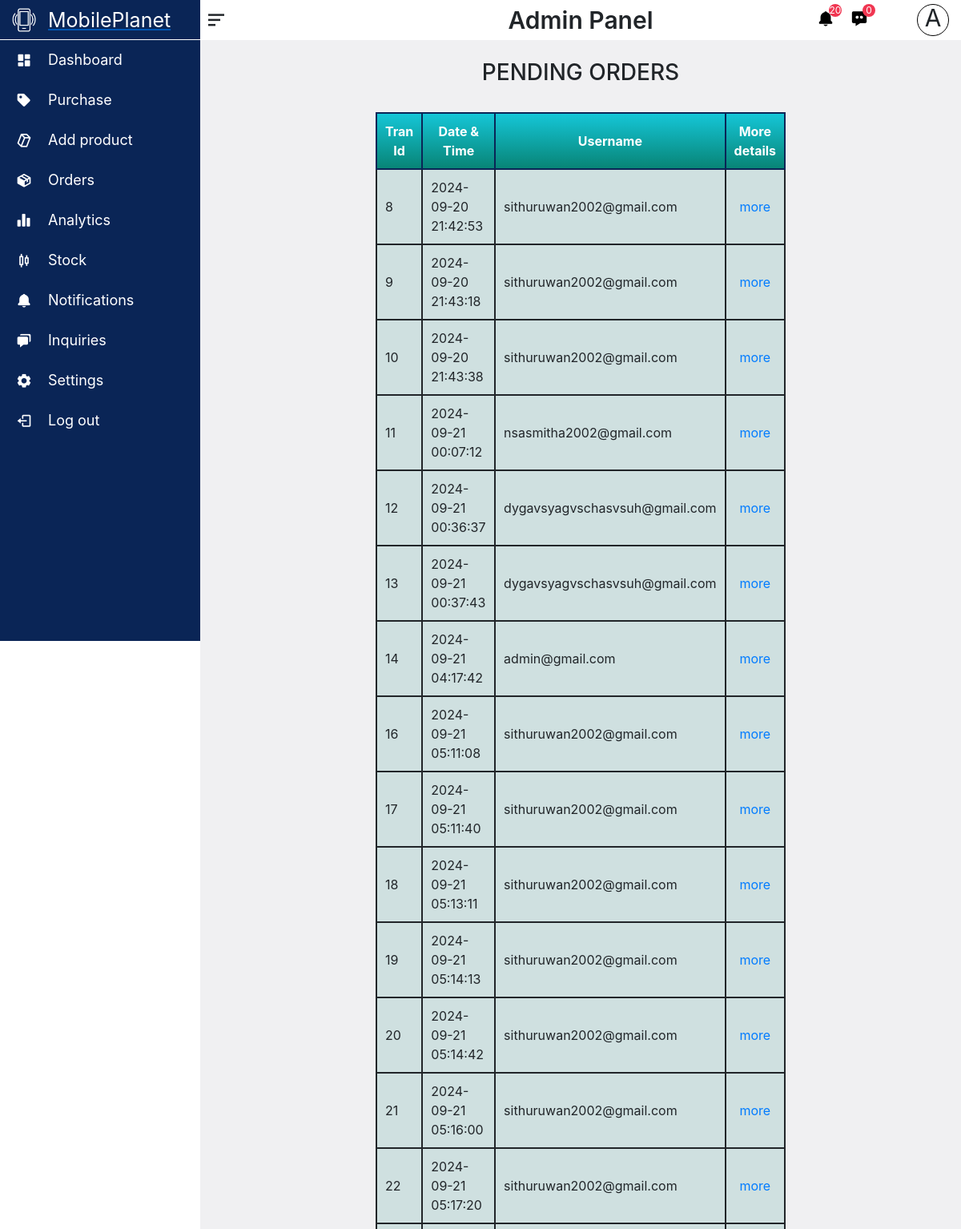
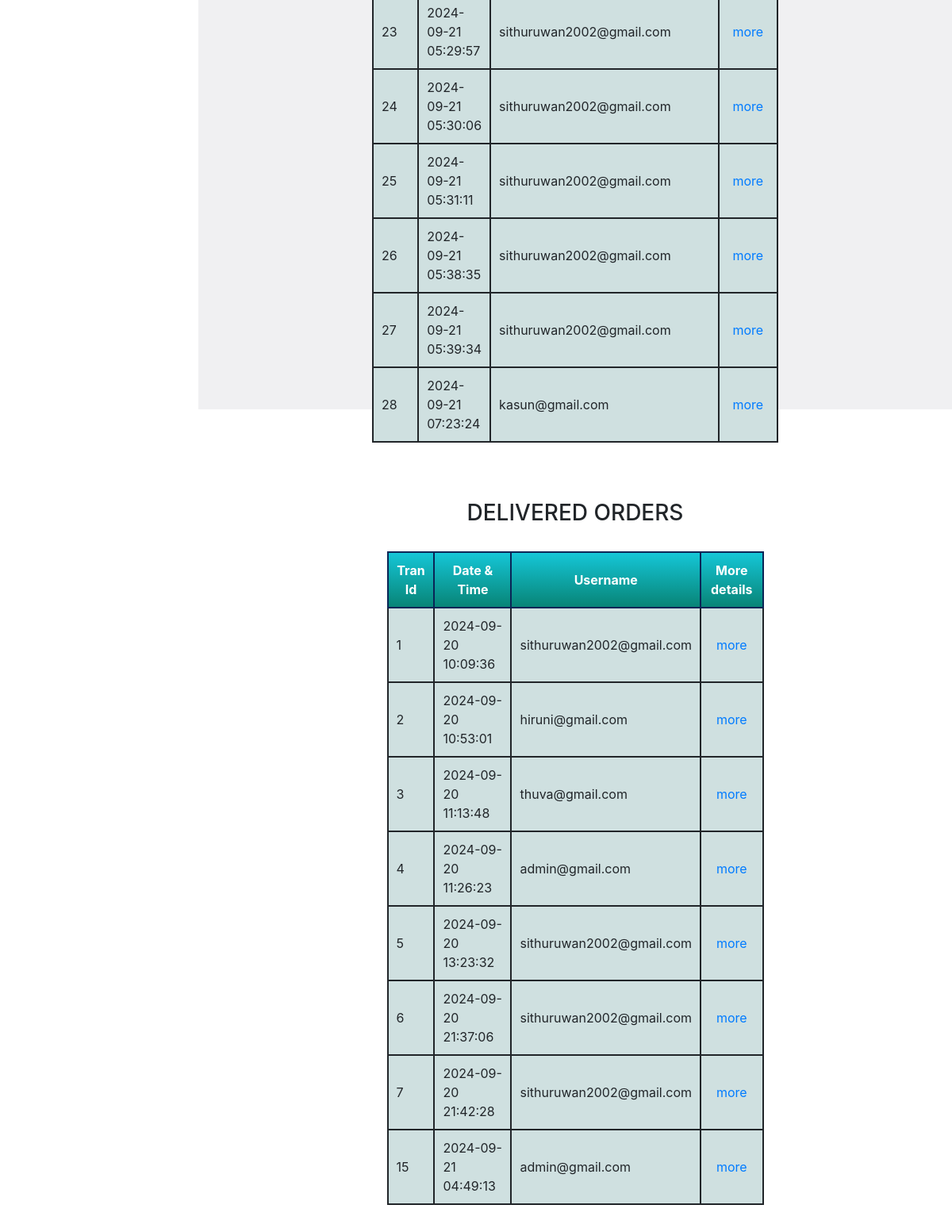
Page /admin/pages/orders.php on the committed database (2 pictures, top to bottom).
### tables this page shows
CREATE TABLE `transaction` (
  `tranId` int(11) NOT NULL,
  `dateTime` datetime NOT NULL DEFAULT current_timestamp(),
  `status` tinyint(1) NOT NULL,
  `userId` int(11) NOT NULL
);

CREATE TABLE `user` (
  `userId` int(7) NOT NULL,
  `userName` varchar(100) NOT NULL,
  `password` varchar(60) NOT NULL,
  `telephone` int(12) DEFAULT NULL,
  `address` varchar(150) DEFAULT NULL,
  `adminOrCustomer` tinyint(1) DEFAULT NULL,
  `deletedUser` tinyint(1) DEFAULT NULL,
  `gender` varchar(1),
  `firstName` varchar(100) NOT NULL,
  `lastName` varchar(100) DEFAULT NULL
);

### admin/pages/orders.php (the view, shortened to what this page needs)
<!DOCTYPE html>
<html lang="en">
<head>
    <link rel="stylesheet" href="../css/headerAndSidebar.css">
    <link rel="stylesheet" href="../css/bootstrap-4.4.1.css">
    <link rel="stylesheet" href="../css/order.css">
    <link href='https://unpkg.com/boxicons@2.1.4/css/boxicons.min.css' rel='stylesheet'>
</head>
<body>
    <?php include_once 'header.php'; ?>
    <div class="page-content">
        <br>
        <h3>PENDING ORDERS</h3><br>
        <center>
            <table>
                <tr>
                    <th>Tran Id</th>
                    <th>Date & Time</th>
                    <th>Username</th>
                    <th>More details</th>
                </tr>
                <?php
                    include_once '../../includes/dbConn.inc.php';
                    $sql = "select * from transaction where status = 0";
                    $result = $conn->query($sql);
                    if($result->num_rows >0){
                        while($row = $result->fetch_assoc()){
                                $sql2 = "select userName from user where userId = ".$row['userId'];
                                $result2 = $conn->query($sql2);
                                $row2 = $result2->fetch_assoc();
                                echo '
                                        <tr>
                                                <td>'.$row['tranId'].'</td>
                                                <td>'.$row['dateTime'].'</td>
                                                <td>'.$row2['userName'].'</td>
                                                <td class="moredetails"><a href="order-details.php?tran-id='.$row['tranId'].'">more</a></td>
                                        </tr>
                                    ';
                        }
                    }
                ?>
            </table></center><br><br><br>
        <h3>DELIVERED ORDERS</h3><br>
        <center>
        <table>
                <tr>
                    <th>Tran Id</th>
                    <th>Date & Time</th>
                    <th>Username</th>
                    <th>More details</th>
                </tr>
                <?php
                    include_once '../../includes/dbConn.inc.php';
                    $sql = "select * from transaction where status = 1";
                    $result = $conn->query($sql);
                    if($result->num_rows >0){
                        while($row = $result->fetch_assoc()){
                                $sql2 = "select userName from user where userId = ".$row['userId'];
                                $result2 = $conn->query($sql2);
                                $row2 = $result2->fetch_assoc();
                                echo '
                                        <tr>
                                                <td>'.$row['tranId'].'</td>
                                                <td>'.$row['dateTime'].'</td>
                                                <td>'.$row2['userName'].'</td>
                                                <td class="moredetails"><a href="order-details.php?tran-id='.$row['tranId'].'">more</a></td>
                                        </tr>
                                    ';
                        }
                    }
                ?>
            </table></center><br>
    </div>
</body>
</html>

### admin/css/headerAndSidebar.css (style rules this page uses)
* { padding: 0; margin: 0; }
.page-content { background-color: #F0F0F2; position: relative; top: 50px; left: 250px; width: calc(100% - 250px); height: 2000px; z-index: 150; transition: all 0.5s ease; }

### admin/css/order.css (style rules this page uses)
.page-content table { border: 2px solid; width: 50%; background: rgb(207, 224, 224); border-color: #0A2556; }
.page-content th, td { border: 2px solid; padding: 10px; }
.page-content .moredetails { text-align: center; }
.page-content th { text-align: center; font-weight: bold; color: white; border-color: #0A2556; background-image: -webkit-linear-gradient(270deg,rgba(21,198,215,1.00) 0%,rgba(8,132,118,1.00) 100%); background-image: -moz-linear-gradient(270deg,rgba(21,198,215,1.00) 0%,rgba(8,132,118,1.00) 100%); background-image: -o-linear-gradient(270deg,rgba(21,198,215,1.00) 0%,rgba(8,132,118,1.00) 100%); background-image: linear-gradient(180deg,rgba(21,198,215,1.00) 0%,rgba(8,132,118,1.00) 100.00%); }
.page-content h3 { text-align: center; }

### rows in the picture
transaction: tranId "8", dateTime "2024-09-20 21:42:53", userId.userName "sithuruwan2002@gmail.com"
transaction: tranId "9", dateTime "2024-09-20 21:43:18", userId.userName "sithuruwan2002@gmail.com"
transaction: tranId "10", dateTime "2024-09-20 21:43:38", userId.userName "sithuruwan2002@gmail.com"
transaction: tranId "11", dateTime "2024-09-21 00:07:12", userId.userName "nsasmitha2002@gmail.com"
transaction: tranId "12", dateTime "2024-09-21 00:36:37", userId.userName "dygavsyagvschasvsuh@gmail.com"
transaction: tranId "13", dateTime "2024-09-21 00:37:43", userId.userName "dygavsyagvschasvsuh@gmail.com"
transaction: tranId "14", dateTime "2024-09-21 04:17:42", userId.userName "admin@gmail.com"
transaction: tranId "16", dateTime "2024-09-21 05:11:08", userId.userName "sithuruwan2002@gmail.com"
transaction: tranId "17", dateTime "2024-09-21 05:11:40", userId.userName "sithuruwan2002@gmail.com"
transaction: tranId "18", dateTime "2024-09-21 05:13:11", userId.userName "sithuruwan2002@gmail.com"
transaction: tranId "19", dateTime "2024-09-21 05:14:13", userId.userName "sithuruwan2002@gmail.com"
transaction: tranId "20", dateTime "2024-09-21 05:14:42", userId.userName "sithuruwan2002@gmail.com"
transaction: tranId "21", dateTime "2024-09-21 05:16:00", userId.userName "sithuruwan2002@gmail.com"
transaction: tranId "22", dateTime "2024-09-21 05:17:20", userId.userName "sithuruwan2002@gmail.com"
transaction: tranId "23", dateTime "2024-09-21 05:29:57", userId.userName "sithuruwan2002@gmail.com"
transaction: tranId "24", dateTime "2024-09-21 05:30:06", userId.userName "sithuruwan2002@gmail.com"
transaction: tranId "25", dateTime "2024-09-21 05:31:11", userId.userName "sithuruwan2002@gmail.com"
transaction: tranId "26", dateTime "2024-09-21 05:38:35", userId.userName "sithuruwan2002@gmail.com"
transaction: tranId "27", dateTime "2024-09-21 05:39:34", userId.userName "sithuruwan2002@gmail.com"
transaction: tranId "28", dateTime "2024-09-21 07:23:24", userId.userName "kasun@gmail.com"
transaction: tranId "1", dateTime "2024-09-20 10:09:36", userId.userName "sithuruwan2002@gmail.com"
transaction: tranId "2", dateTime "2024-09-20 10:53:01", userId.userName "hiruni@gmail.com"
transaction: tranId "3", dateTime "2024-09-20 11:13:48", userId.userName "thuva@gmail.com"
transaction: tranId "4", dateTime "2024-09-20 11:26:23", userId.userName "admin@gmail.com"
transaction: tranId "5", dateTime "2024-09-20 13:23:32", userId.userName "sithuruwan2002@gmail.com"
transaction: tranId "6", dateTime "2024-09-20 21:37:06", userId.userName "sithuruwan2002@gmail.com"
transaction: tranId "7", dateTime "2024-09-20 21:42:28", userId.userName "sithuruwan2002@gmail.com"
transaction: tranId "15", dateTime "2024-09-21 04:49:13", userId.userName "admin@gmail.com"

### other values in the picture
$rowNON['row_count']+$nOM "20"
$nOM "0"
